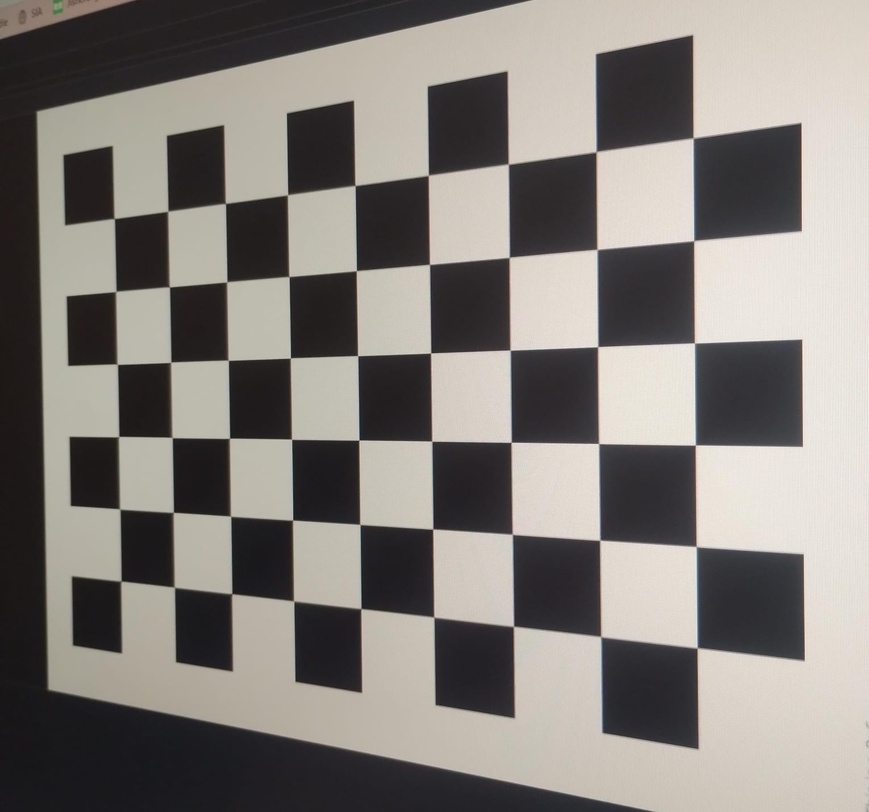
#> input picture 2025-06-18_taller_calibracion_camaras/python/images/single/img (1).jpeg, 869 x 812 px, shrunk from 1529 x 1430 before the run; its folder holds only this picture in this run
$ python una_camara.py
#> lines starting #> are read from the running program, lines starting #| are printed output that depends on the picture; after the words box and inside, x2 and y2 are one past the last pixel; in counts of white or black regions, pixels touching at a corner belong together; long printed decimals are rounded
import cv2
import numpy as np
import glob
import os

# === CONFIGURACIÓN ===
chessboard_size = (9, 6)
square_size = 1.0  # Unidad arbitraria
image_folder = './images/single/'
save_path = './calibration_output/single_camera_params.npz'
os.makedirs(os.path.dirname(save_path), exist_ok=True)

# === Preparar puntos 3D ===
objp = np.zeros((chessboard_size[0]*chessboard_size[1], 3), np.float32)
objp[:, :2] = np.mgrid[0:chessboard_size[0], 0:chessboard_size[1]].T.reshape(-1, 2)
objp *= square_size

objpoints = []
imgpoints = []
img_shape = None

# === Leer imágenes con varias extensiones ===
extensions = ['*.jpg', '*.jpeg', '*.png']
images = []
for ext in extensions:
    images.extend(glob.glob(os.path.join(image_folder, ext)))

print(f'🔍 Imágenes encontradas: {len(images)}')
if len(images) == 0:
    print("❌ No se encontraron imágenes en la carpeta:", image_folder)
    exit()

# === Procesar imágenes ===
for fname in images:
    img = cv2.imread(fname)
#> img is the input picture: shape (812, 869, 3); mean B, G, R 121.7, 126.3, 131.1
    if img is None:
        print(f"⚠️ No se pudo leer {fname}")
        continue

    gray = cv2.cvtColor(img, cv2.COLOR_BGR2GRAY)

    ret, corners = cv2.findChessboardCorners(gray, chessboard_size, None)
#> ret = True; corners = 54 rows, first 8: [114.4, 218.6], [167.9, 211.2], [225.5, 203.6], [287.5, 194.9], [355.2, 185.6], [428.3, 175.4], [508.3, 164.1], [596, 151.8]
    if ret:
        corners2 = cv2.cornerSubPix(gray, corners, (11, 11), (-1, -1),
                                    (cv2.TermCriteria_EPS + cv2.TermCriteria_MAX_ITER, 30, 0.001))
#> corners2 = 54 rows, first 8: [114.2, 218.5], [167.7, 211.2], [225.4, 203.4], [287.5, 194.8], [355, 185.5], [428.3, 175.3], [508.3, 164.1], [596.2, 151.7]
        objpoints.append(objp)
        imgpoints.append(corners2)

        if img_shape is None:
            img_shape = gray.shape[::-1]
#> img_shape = (869, 812)

        cv2.drawChessboardCorners(img, chessboard_size, corners2, ret)
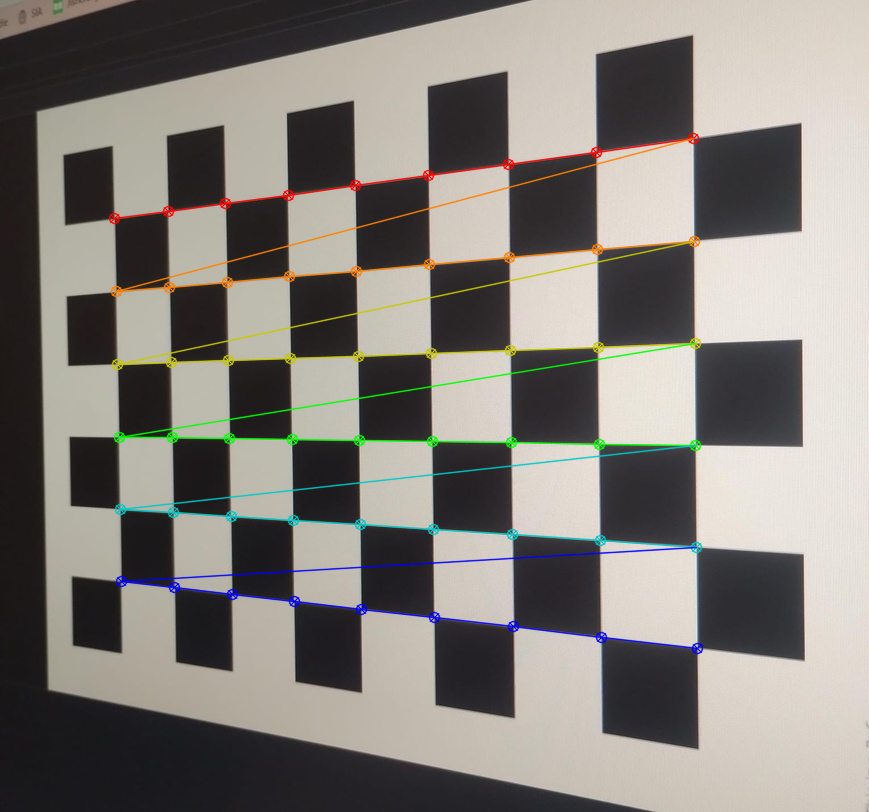
#> img: shape (812, 869, 3); 3.32% of pixels changed, all inside (x1, y1, x2, y2) = (108, 132, 704, 655)
        cv2.imshow('Esquinas detectadas', img)
        cv2.waitKey(100)
    else:
        print(f"🔸 No se detectaron esquinas en: {fname}")

cv2.destroyAllWindows()

# === Validación mínima ===
if len(objpoints) == 0 or len(imgpoints) == 0:
    print("❌ No se detectaron esquinas válidas en ninguna imagen. Revisa las fotos y el patrón.")
    exit()

# === Calibración ===
ret, mtx, dist, rvecs, tvecs = cv2.calibrateCamera(
    objpoints, imgpoints, img_shape, None, None)
#> ret = 0.0777; mtx = [[804.9, 0, 457.5], [0, 833.4, 404.3], [0, 0, 1]]; dist = [[0.0826, -0.533, -0.000714, -0.000822, 1.26]]; rvecs = ([0.0154, 0.432, -0.00955],); tvecs = ([-4.88, -2.55, 11.53],)

print("\n✅ Calibración exitosa")
print("📷 Matriz de cámara:\n", mtx)
#| 📷 Matriz de cámara:
#|  [[804.855   0.         457.536]
#|  [  0.         833.376 404.321]
#|  [  0.           0.           1.        ]]
print("🎯 Distorsión:\n", dist.ravel())
#| 🎯 Distorsión:
#|  [ 8.26221424e-02 -5.33123360e-01 -7.13827896e-04 -8.22162429e-04
#|   1.26387695e+00]

# === Guardar parámetros ===
np.savez(save_path, camera_matrix=mtx, dist_coeffs=dist)
print(f"💾 Parámetros guardados en: {save_path}")

# === Guardar imagen corregida de ejemplo ===
img = cv2.imread(images[0])
h, w = img.shape[:2]
#> h = 812; w = 869
newcameramtx, roi = cv2.getOptimalNewCameraMatrix(mtx, dist, (w,h), 1, (w,h))
#> newcameramtx = [[813.1, 0, 455.9], [0, 838.7, 403.9], [0, 0, 1]]; roi = (22, 22, 830, 766)
undistorted = cv2.undistort(img, mtx, dist, None, newcameramtx)
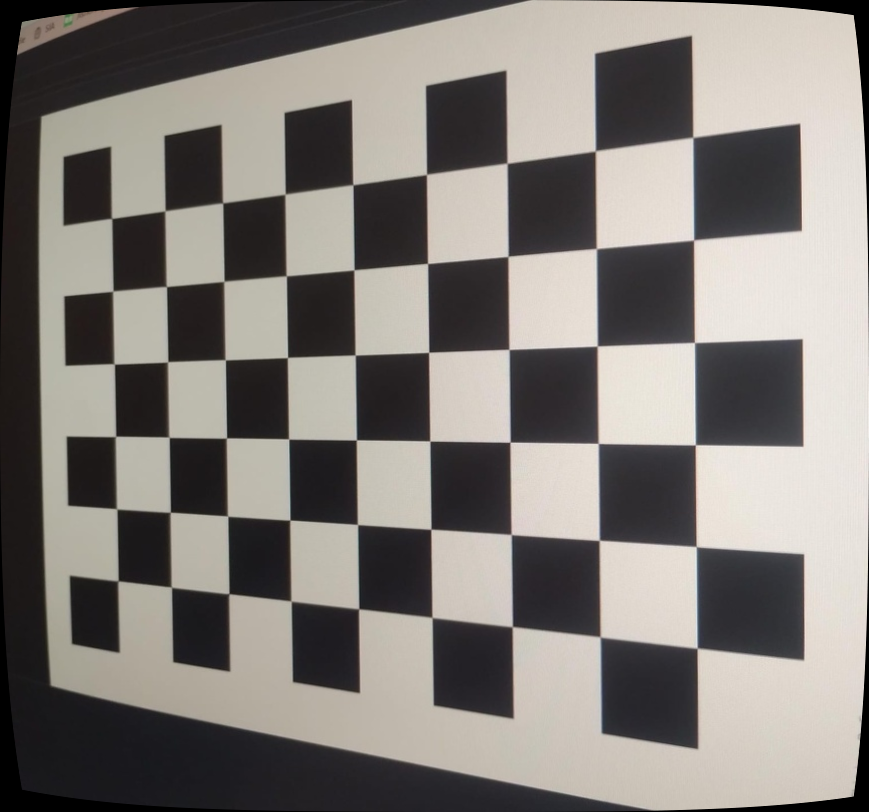
#> undistorted: shape (812, 869, 3); mean B, G, R 119.5, 124.1, 128.7
cv2.imwrite('./calibration_output/calibrated_image.jpg', undistorted)
print("🖼️ Imagen corregida guardada como 'calibrated_image.jpg'")
